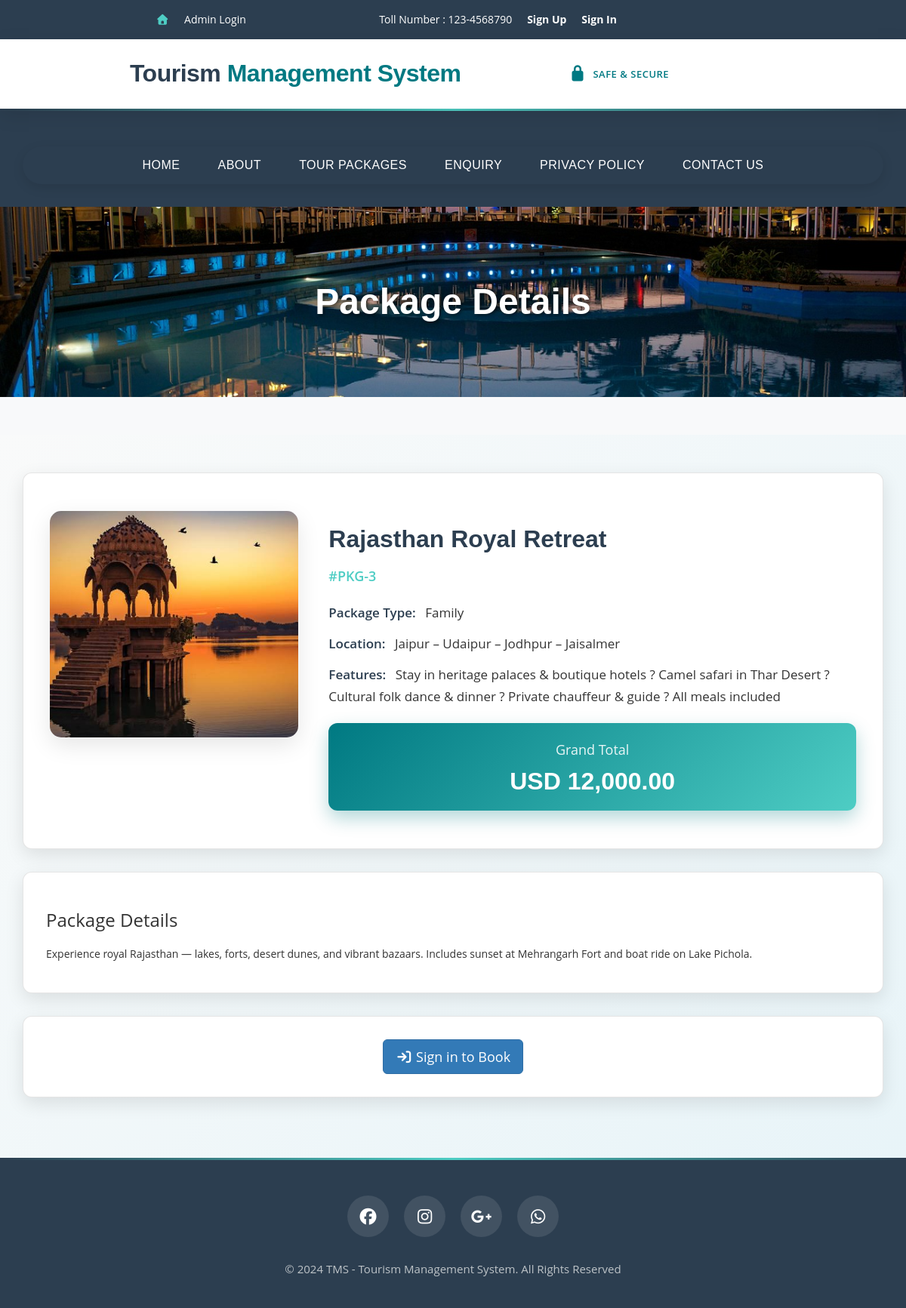
The page /package-details.php?pkgid=3 on the database its author committed.
### tables this page shows
CREATE TABLE `tourpackages` (
  `PackageId` int(11) NOT NULL,
  `PackageName` varchar(200) DEFAULT NULL,
  `PackageType` varchar(150) DEFAULT NULL,
  `PackageLocation` varchar(100) DEFAULT NULL,
  `PackagePrice` decimal(10,2) DEFAULT NULL,
  `PackageFetures` varchar(255) DEFAULT NULL,
  `PackageDetails` mediumtext DEFAULT NULL,
  `PackageImage` varchar(100) DEFAULT NULL,
  `Creationdate` timestamp NULL DEFAULT current_timestamp(),
  `UpdationDate` timestamp NULL DEFAULT NULL ON UPDATE current_timestamp()
);

### package-details.php (the view, shortened to what this page needs)
<?php
include('./includes/config.php');
$pkgid = intval($_GET['pkgid']);
$sql = "SELECT * FROM tourpackages WHERE PackageId = ?";
$stmt = mysqli_prepare($conn, $sql);
mysqli_stmt_bind_param($stmt, "i", $pkgid);
mysqli_stmt_execute($stmt);
$result = mysqli_stmt_get_result($stmt);
$package = mysqli_fetch_object($result);
?>
<!DOCTYPE html>
<html lang="en">
<head>
    <link rel="stylesheet" href="https://cdnjs.cloudflare.com/ajax/libs/font-awesome/4.7.0/css/font-awesome.min.css" />
    <link rel="stylesheet" href="https://cdn.jsdelivr.net/npm/bootstrap@3.4.1/dist/css/bootstrap.min.css" />
    <link rel="stylesheet" href="https://cdnjs.cloudflare.com/ajax/libs/animate.css/3.7.2/animate.min.css" />
    <link rel="stylesheet" href="https://cdnjs.cloudflare.com/ajax/libs/font-awesome/7.0.0/css/all.min.css" />
    <link rel="stylesheet" href="//code.jquery.com/ui/1.12.1/themes/ui-lightness/jquery-ui.css">
    <link rel="stylesheet" href="./css//style.css" />
</head>
<body>
    <?php include('./includes/header.php'); ?>
    <div class="banner-3">
        <div class="container">
            <h1 class="wow zoomIn animated" data-wow-delay=".5s">Package Details</h1>
        </div>
    </div>
    <div class="selectroom">
        <div class="container">
            <div class="selectroom_top">
                <div class="row">
                    <div class="col-md-4 selectroom_left wow fadeInLeft animated" data-wow-delay=".5s">
                        <?php
                            $imagePath = './admin/' . $package->PackageImage;
                            $imageSrc = (!empty($package->PackageImage) && file_exists($imagePath))
                                ? $imagePath
                                : './images/default-package.jpg';
                        ?>
                        <img src="<?php echo $imageSrc; ?>"
                             alt="<?php echo htmlspecialchars($package->PackageName); ?>"
                             class="img-responsive">
                    </div>
                    <div class="col-md-8 selectroom_right wow fadeInRight animated" data-wow-delay=".5s">
                        <h2><?php echo htmlspecialchars($package->PackageName); ?></h2>
                        <p class="dow">#PKG-<?php echo $package->PackageId; ?></p>
                        <p><b>Package Type:</b> <?php echo htmlspecialchars($package->PackageType); ?></p>
                        <p><b>Location:</b> <?php echo htmlspecialchars($package->PackageLocation); ?></p>
                        <p><b>Features:</b> <?php echo htmlspecialchars($package->PackageFetures); ?></p>
                        <div class="grand">
                            <p>Grand Total</p>
                            <h3>USD <?php echo number_format($package->PackagePrice, 2); ?></h3>
                        </div>
                    </div>
                </div>
            </div>
            <div class="selectroom_top">
                <h3>Package Details</h3>
                <p style="padding-top: 1%"><?php echo nl2br(htmlspecialchars($package->PackageDetails)); ?></p>
            </div>
            <div class="selectroom_top text-center" style="margin-top: 30px; margin-bottom: 30px;">
                <?php if (isset($_SESSION['login']) && $_SESSION['login'] == true): ?>
                    <a href="booking.php?pkgid=<?php echo $pkgid; ?>" class="btn btn-primary btn-lg">
                        <i class="fa fa-calendar-check-o"></i> Book This Package
                    </a>
                <?php else: ?>
                    <a href="signin.php" class="btn btn-primary btn-lg">
                        <i class="fa fa-sign-in"></i> Sign in to Book
                    </a>
                <?php endif; ?>
            </div>
        </div>
    </div>
    <?php include('./includes/footer.php'); ?>
</body>
</html>

### css/style.css (style rules this page uses)
:root { --primary-color: #007982; --secondary-color: #FF6B6B; --dark-color: #2C3E50; --light-color: #F8F9FA; --accent-color: #4ECDC4; --text-color: #333; --text-light: #777; --white: #FFF; --black: #000; --radius: 12px; --shadow: 0 8px 25px rgba(0, 0, 0, 0.1); --shadow-hover: 0 15px 35px rgba(0, 0, 0, 0.15); --transition: all 0.3s ease; --font-main: 'Poppins', sans-serif; --font-body: 'Open Sans', sans-serif; --border: 1px solid rgba(0, 0, 0, 0.1); }
* { margin: 0; padding: 0; box-sizing: border-box; }
body { font-family: var(--font-body); background: var(--light-color); color: var(--text-color); line-height: 1.6; overflow-x: hidden; }
a { text-decoration: none; color: inherit; transition: var(--transition); }
img { max-width: 100%; height: auto; border-radius: var(--radius); }
.banner-3 { background: url('..//package_bg.jpg'); background-size: cover; background-position: center; background-repeat: no-repeat; padding: 100px 0; text-align: center; color: white; margin-bottom: 50px; }
.banner-3 h1 { font-size: 48px; font-weight: 700; color: white; text-shadow: 2px 2px 4px rgba(0, 0, 0, 0.5); margin: 0; font-family: var(--font-main); }
.selectroom { padding: 50px 0; background: linear-gradient(135deg, #f9fafa 0%, #e8f4f8 100%); min-height: 100vh; }
.selectroom .container { max-width: 1200px; margin: 0 auto; padding: 0 15px; }
.selectroom_top { background: var(--white); border-radius: var(--radius); box-shadow: var(--shadow); overflow: hidden; margin-bottom: 30px; transition: var(--transition); border: var(--border); padding: 30px; }
.selectroom_left { padding: 20px; }
.selectroom_left img { width: 100%; height: 300px; object-fit: cover; border-radius: 15px; transition: var(--transition); box-shadow: 0 10px 30px rgba(0, 0, 0, 0.1); }
.selectroom_right { padding: 20px; }
.selectroom_right h2 { font-size: 32px; color: var(--dark-color); margin-bottom: 15px; font-weight: 700; font-family: var(--font-main); }
.selectroom_right .dow { color: var(--accent-color); font-size: 18px; font-weight: 600; margin-bottom: 20px; }
.selectroom_right p { color: var(--text-color); font-size: 17px; margin-bottom: 12px; line-height: 1.7; }
.selectroom_right p b { color: var(--dark-color); font-weight: 600; margin-right: 8px; }
.grand { background: linear-gradient(135deg, var(--primary-color), var(--accent-color)); padding: 20px; border-radius: 12px; text-align: center; margin-top: 20px; color: var(--white); box-shadow: 0 10px 25px rgba(0, 121, 130, 0.3); }
.grand p { font-size: 18px; margin: 0 0 10px 0; font-weight: 500; color: rgba(255, 255, 255, 0.9); }
.grand h3 { font-size: 32px; margin: 0; font-weight: 700; font-family: var(--font-main); }
.wow { visibility: hidden; }
.animated { animation-duration: 1s; animation-fill-mode: both; }
.fadeInLeft { animation-name: fadeInLeft; }
.fadeInRight { animation-name: fadeInRight; }
.zoomIn { animation-name: zoomIn; }

### rows shown on the page
tourpackages: PackageImage (picture), PackageName "Rajasthan Royal Retreat", PackageId "3", PackageType "Family", PackageLocation "Jaipur – Udaipur – Jodhpur – Jaisalmer", PackageFetures "Stay in heritage palaces & boutique hotels ? Camel safari in Thar Desert ? Cultural folk dance & dinner ? Private chauffeur & guide ? All meals included", PackagePrice "12,000.00", PackageDetails "Experience royal Rajasthan — lakes, forts, desert dunes, and vibrant bazaars. Includes sunset at Mehrangarh Fort and boat ride on Lake Pichola."
